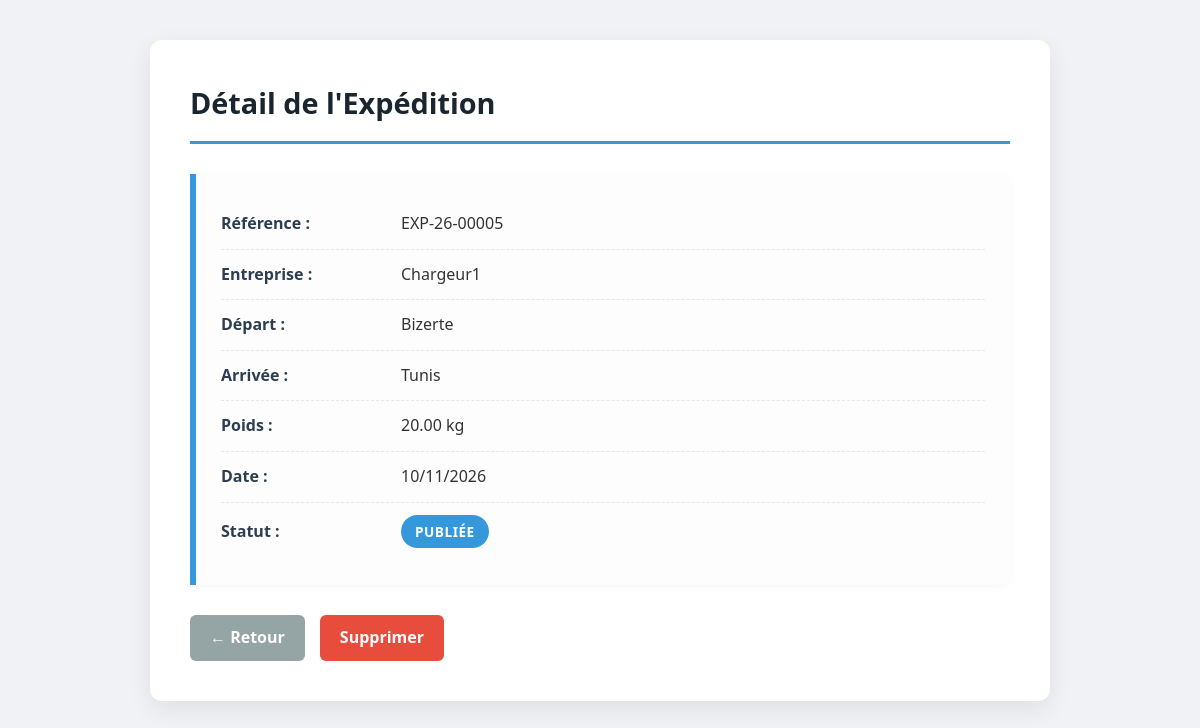
Screenshot of /expedition/detail_expedition/6/ with the database file from the repository.
### ExpeditionApp/models.py (models this page shows, shortened)
class Expedition(models.Model):
    STATUT_CHOICES = [
        ('publiee', 'Publiée'),
        ('attribuee', 'Attribuée'),
        ('en_cours', 'En cours'),
        ('livree', 'Livrée'),
        ('annulee', 'Annulée'),
    ]
    reference = models.CharField(max_length=20, unique=True, editable=False)
    ville_depart = models.CharField(max_length=100)
    ville_arrivee = models.CharField(max_length=100)
    poids_kg = models.DecimalField(max_digits=10, decimal_places=2)
    date_souhaitee = models.DateField()
    description = models.TextField(blank=True, null=True)
    statut = models.CharField(
        max_length=20,
        choices=STATUT_CHOICES,
        default='publiee',
    )
    entreprise = models.ForeignKey(
        Entreprise,
        on_delete=models.CASCADE,
        related_name='expeditions',
    )
    created_at = models.DateTimeField(auto_now_add=True)
    updated_at = models.DateTimeField(auto_now=True)

### EntrepriseApp/models.py (models this page shows, shortened)
class Entreprise(models.Model):
    TYPE_CHOICES = [
        ('c', 'Chargeur'),
        ('t', 'Transporteur'),
    ]
    raison_sociale = models.CharField(max_length=200)
    matricule_fiscal = models.CharField(
        max_length=25,
        unique=True,
        validators=[matricule_fiscal_validator],
    )
    adresse = models.TextField(validators=adresse_validators)
    type_entreprise = models.CharField(max_length=1, choices=TYPE_CHOICES)
    utilisateur = models.OneToOneField(
        Utilisateur,
        on_delete=models.CASCADE,
        related_name='entreprise',
    )
    created_at = models.DateTimeField(auto_now_add=True)
    updated_at = models.DateTimeField(auto_now=True)
    def __str__(self):
        return self.raison_sociale

### ExpeditionApp/views.py (the view)
# urls.py: path('detail_expedition/<int:pk>/', Detail_expedition.as_view(), name='detail_expedition'),
class Detail_expedition(DetailView) :
    model=Expedition
    template_name='expedition/detail.html'
    context_object_name='expedition'

### templates/expedition/detail.html (shortened to what this page needs)
{% load static %}
<!DOCTYPE html>
<html lang="en">
<head>
    <link rel="stylesheet" href="{% static 'css/style.css' %}">
</head>
<body>
    <div class="container">
        <h1>Détail de l'Expédition</h1>
        <div class="detail-card">
            <ul>
                <li><strong>Référence :</strong> {{ expedition.reference }}</li>
                <li><strong>Entreprise :</strong> {{ expedition.entreprise }}</li>
                <li><strong>Départ :</strong> {{ expedition.ville_depart }}</li>
                <li><strong>Arrivée :</strong> {{ expedition.ville_arrivee }}</li>
                <li><strong>Poids :</strong> {{ expedition.poids_kg }} kg</li>
                <li><strong>Date :</strong> {{ expedition.date_souhaitee|date:"d/m/Y" }}</li>
                <li>
                    <strong>Statut :</strong>
                    <span class="badge badge-{{ expedition.statut }}">
                        {{ expedition.get_statut_display }}
                    </span>
                </li>
            </ul>
        </div>
        <div class="form-actions">
            <a href="{% url 'Expedition:liste_expedition' %}" class="btn btn-secondary">← Retour</a>
            <a href="{% url 'Expedition:delete_expedition' expedition.pk %}" class="btn btn-danger">Supprimer</a>
        </div>
    </div>
</body>
</html>

### ExpeditionApp/static/css/style.css (style rules this page uses)
* { box-sizing: border-box; margin: 0; padding: 0; }
body { font-family: 'Segoe UI', Tahoma, Geneva, Verdana, sans-serif; background-color: #f0f2f5; color: #333; line-height: 1.6; padding: 40px 20px; }
.container { max-width: 900px; margin: 0 auto; background: #ffffff; padding: 40px; border-radius: 12px; box-shadow: 0 8px 24px rgba(0, 0, 0, 0.08); }
h1 { color: #1a252f; border-bottom: 3px solid #3498db; padding-bottom: 15px; margin-bottom: 30px; font-size: 1.8rem; }
a { color: #3498db; text-decoration: none; font-weight: 600; transition: color 0.2s ease; }
.btn { display: inline-block; padding: 10px 20px; background-color: #3498db; color: #ffffff !important; border-radius: 6px; text-decoration: none !important; font-weight: 600; border: none; cursor: pointer; transition: background 0.2s ease, transform 0.1s ease; font-size: 1rem; }
.btn-danger { background-color: #e74c3c; }
.btn-secondary { background-color: #95a5a6; }
.detail-card { background: #fdfdfd; padding: 25px; border-left: 6px solid #3498db; border-radius: 0 8px 8px 0; box-shadow: 0 2px 8px rgba(0,0,0,0.03); margin-bottom: 30px; }
.detail-card ul { list-style: none; }
.detail-card li { padding: 12px 0; border-bottom: 1px dashed #e1e8ed; display: flex; align-items: center; }
.detail-card li:last-child { border-bottom: none; }
.detail-card strong { color: #2c3e50; width: 180px; display: inline-block; font-weight: 600; }
.badge { padding: 6px 14px; border-radius: 20px; font-size: 0.85rem; font-weight: bold; color: #ffffff; display: inline-block; text-transform: uppercase; letter-spacing: 0.5px; }
.badge-publiee { background-color: #3498db; }
.form-actions { margin-top: 30px; display: flex; gap: 15px; align-items: center; }

### rows the page displays
Expedition: reference "EXP-26-00005", entreprise "Chargeur1", ville_depart "Bizerte", ville_arrivee "Tunis", poids_kg "20.00", date_souhaitee "10/11/2026", statut "PUBLIÉE"
